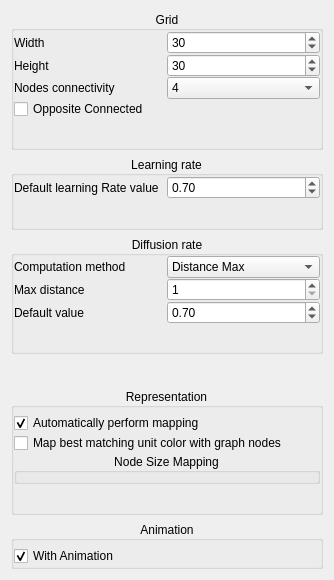
<?xml version="1.0" encoding="UTF-8"?>
<ui version="4.0">
 <class>SOMPropertiesWidget</class>
 <widget class="QWidget" name="SOMPropertiesWidget">
  <property name="geometry">
   <rect>
    <x>0</x>
    <y>0</y>
    <width>334</width>
    <height>580</height>
   </rect>
  </property>
  <property name="windowTitle">
   <string>Form</string>
  </property>
  <layout class="QVBoxLayout" name="verticalLayout_2">
   <item>
    <widget class="QGroupBox" name="GridRepresentationGrouBox">
     <property name="sizePolicy">
      <sizepolicy hsizetype="Expanding" vsizetype="Expanding">
       <horstretch>0</horstretch>
       <verstretch>0</verstretch>
      </sizepolicy>
     </property>
     <property name="title">
      <string>Grid</string>
     </property>
     <property name="alignment">
      <set>Qt::AlignCenter</set>
     </property>
     <layout class="QVBoxLayout" name="verticalLayout">
      <property name="spacing">
       <number>0</number>
      </property>
      <property name="leftMargin">
       <number>0</number>
      </property>
      <property name="topMargin">
       <number>0</number>
      </property>
      <property name="rightMargin">
       <number>0</number>
      </property>
      <property name="bottomMargin">
       <number>0</number>
      </property>
      <item>
       <layout class="QHBoxLayout" name="horizontalLayout_2">
        <item>
         <widget class="QLabel" name="label_2">
          <property name="text">
           <string>Width</string>
          </property>
         </widget>
        </item>
        <item>
         <widget class="QSpinBox" name="gridWidthSpinBox">
          <property name="minimum">
           <number>10</number>
          </property>
          <property name="maximum">
           <number>1000</number>
          </property>
          <property name="value">
           <number>30</number>
          </property>
         </widget>
        </item>
       </layout>
      </item>
      <item>
       <layout class="QHBoxLayout" name="horizontalLayout_3">
        <item>
         <widget class="QLabel" name="label_3">
          <property name="text">
           <string>Height</string>
          </property>
         </widget>
        </item>
        <item>
         <widget class="QSpinBox" name="gridHeightSpinBox">
          <property name="minimum">
           <number>10</number>
          </property>
          <property name="maximum">
           <number>1000</number>
          </property>
          <property name="value">
           <number>30</number>
          </property>
         </widget>
        </item>
       </layout>
      </item>
      <item>
       <layout class="QHBoxLayout" name="horizontalLayout">
        <item>
         <widget class="QLabel" name="label">
          <property name="text">
           <string>Nodes connectivity</string>
          </property>
         </widget>
        </item>
        <item>
         <widget class="QComboBox" name="nodeConnectivityComboBox">
          <item>
           <property name="text">
            <string>4</string>
           </property>
          </item>
          <item>
           <property name="text">
            <string>6</string>
           </property>
          </item>
          <item>
           <property name="text">
            <string>8</string>
           </property>
          </item>
         </widget>
        </item>
       </layout>
      </item>
      <item>
       <widget class="QCheckBox" name="opposedConnectedCheckBox">
        <property name="text">
         <string>Opposite Connected</string>
        </property>
       </widget>
      </item>
      <item>
       <spacer name="verticalSpacer">
        <property name="orientation">
         <enum>Qt::Vertical</enum>
        </property>
        <property name="sizeHint" stdset="0">
         <size>
          <width>20</width>
          <height>40</height>
         </size>
        </property>
       </spacer>
      </item>
     </layout>
    </widget>
   </item>
   <item>
    <widget class="QGroupBox" name="learningRatePropertiesGroupBox">
     <property name="sizePolicy">
      <sizepolicy hsizetype="Expanding" vsizetype="Expanding">
       <horstretch>0</horstretch>
       <verstretch>0</verstretch>
      </sizepolicy>
     </property>
     <property name="title">
      <string>Learning rate</string>
     </property>
     <property name="alignment">
      <set>Qt::AlignCenter</set>
     </property>
     <layout class="QVBoxLayout" name="verticalLayout_3">
      <property name="spacing">
       <number>0</number>
      </property>
      <property name="leftMargin">
       <number>0</number>
      </property>
      <property name="topMargin">
       <number>0</number>
      </property>
      <property name="rightMargin">
       <number>0</number>
      </property>
      <property name="bottomMargin">
       <number>0</number>
      </property>
      <item>
       <layout class="QHBoxLayout" name="horizontalLayout_4">
        <item>
         <widget class="QLabel" name="label_4">
          <property name="text">
           <string>Default learning Rate value</string>
          </property>
         </widget>
        </item>
        <item>
         <widget class="QDoubleSpinBox" name="baseLearningRateSpinBox">
          <property name="maximum">
           <double>1.000000000000000</double>
          </property>
          <property name="singleStep">
           <double>0.010000000000000</double>
          </property>
          <property name="value">
           <double>0.700000000000000</double>
          </property>
         </widget>
        </item>
       </layout>
      </item>
      <item>
       <spacer name="verticalSpacer_2">
        <property name="orientation">
         <enum>Qt::Vertical</enum>
        </property>
        <property name="sizeHint" stdset="0">
         <size>
          <width>20</width>
          <height>40</height>
         </size>
        </property>
       </spacer>
      </item>
     </layout>
    </widget>
   </item>
   <item>
    <widget class="QGroupBox" name="diffusionRatePropertiesGroupBox">
     <property name="sizePolicy">
      <sizepolicy hsizetype="Expanding" vsizetype="Expanding">
       <horstretch>0</horstretch>
       <verstretch>0</verstretch>
      </sizepolicy>
     </property>
     <property name="title">
      <string>Diffusion rate</string>
     </property>
     <property name="alignment">
      <set>Qt::AlignCenter</set>
     </property>
     <layout class="QVBoxLayout" name="verticalLayout_4">
      <property name="spacing">
       <number>0</number>
      </property>
      <property name="leftMargin">
       <number>0</number>
      </property>
      <property name="topMargin">
       <number>0</number>
      </property>
      <property name="rightMargin">
       <number>0</number>
      </property>
      <property name="bottomMargin">
       <number>0</number>
      </property>
      <item>
       <layout class="QHBoxLayout" name="horizontalLayout_5">
        <item>
         <widget class="QLabel" name="label_5">
          <property name="text">
           <string>Computation method</string>
          </property>
         </widget>
        </item>
        <item>
         <widget class="QComboBox" name="diffusionRateComputationMethodComboBox">
          <item>
           <property name="text">
            <string>Distance Max</string>
           </property>
          </item>
          <item>
           <property name="text">
            <string>Gaussian</string>
           </property>
          </item>
         </widget>
        </item>
       </layout>
      </item>
      <item>
       <layout class="QHBoxLayout" name="horizontalLayout_7">
        <item>
         <widget class="QLabel" name="label_7">
          <property name="text">
           <string>Max distance</string>
          </property>
         </widget>
        </item>
        <item>
         <widget class="QSpinBox" name="maxDistanceSpinBox">
          <property name="minimum">
           <number>1</number>
          </property>
         </widget>
        </item>
       </layout>
      </item>
      <item>
       <layout class="QHBoxLayout" name="horizontalLayout_6">
        <item>
         <widget class="QLabel" name="label_6">
          <property name="text">
           <string>Default value</string>
          </property>
         </widget>
        </item>
        <item>
         <widget class="QDoubleSpinBox" name="baseDiffusionRateSpinBox">
          <property name="maximum">
           <double>1.000000000000000</double>
          </property>
          <property name="singleStep">
           <double>0.010000000000000</double>
          </property>
          <property name="value">
           <double>0.700000000000000</double>
          </property>
         </widget>
        </item>
       </layout>
      </item>
      <item>
       <spacer name="verticalSpacer_6">
        <property name="orientation">
         <enum>Qt::Vertical</enum>
        </property>
        <property name="sizeHint" stdset="0">
         <size>
          <width>20</width>
          <height>40</height>
         </size>
        </property>
       </spacer>
      </item>
     </layout>
    </widget>
   </item>
   <item>
    <spacer name="verticalSpacer_3">
     <property name="orientation">
      <enum>Qt::Vertical</enum>
     </property>
     <property name="sizeHint" stdset="0">
      <size>
       <width>20</width>
       <height>40</height>
      </size>
     </property>
    </spacer>
   </item>
   <item>
    <widget class="QGroupBox" name="representationGroupBox">
     <property name="sizePolicy">
      <sizepolicy hsizetype="Preferred" vsizetype="Expanding">
       <horstretch>0</horstretch>
       <verstretch>0</verstretch>
      </sizepolicy>
     </property>
     <property name="title">
      <string>Representation</string>
     </property>
     <property name="alignment">
      <set>Qt::AlignCenter</set>
     </property>
     <layout class="QVBoxLayout" name="verticalLayout_5">
      <property name="spacing">
       <number>0</number>
      </property>
      <property name="leftMargin">
       <number>0</number>
      </property>
      <property name="topMargin">
       <number>5</number>
      </property>
      <property name="rightMargin">
       <number>0</number>
      </property>
      <property name="bottomMargin">
       <number>0</number>
      </property>
      <item>
       <widget class="QCheckBox" name="autoMappingCheckBox">
        <property name="text">
         <string>Automatically perform mapping</string>
        </property>
        <property name="checked">
         <bool>true</bool>
        </property>
       </widget>
      </item>
      <item>
       <widget class="QCheckBox" name="colorLinkCheckBox">
        <property name="text">
         <string>Map best matching unit color with graph nodes</string>
        </property>
        <property name="checked">
         <bool>false</bool>
        </property>
       </widget>
      </item>
      <item>
       <widget class="QGroupBox" name="nodeSizeMappingGroupBox">
        <property name="title">
         <string>Node Size Mapping</string>
        </property>
        <property name="alignment">
         <set>Qt::AlignCenter</set>
        </property>
       </widget>
      </item>
      <item>
       <spacer name="verticalSpacer_4">
        <property name="orientation">
         <enum>Qt::Vertical</enum>
        </property>
        <property name="sizeHint" stdset="0">
         <size>
          <width>20</width>
          <height>40</height>
         </size>
        </property>
       </spacer>
      </item>
     </layout>
    </widget>
   </item>
   <item>
    <widget class="QGroupBox" name="animationGroupBox">
     <property name="title">
      <string>Animation</string>
     </property>
     <property name="alignment">
      <set>Qt::AlignCenter</set>
     </property>
     <layout class="QVBoxLayout" name="verticalLayout_6">
      <property name="spacing">
       <number>0</number>
      </property>
      <property name="leftMargin">
       <number>0</number>
      </property>
      <property name="topMargin">
       <number>5</number>
      </property>
      <property name="rightMargin">
       <number>0</number>
      </property>
      <property name="bottomMargin">
       <number>0</number>
      </property>
      <item>
       <widget class="QCheckBox" name="animationCheckBox">
        <property name="text">
         <string>With Animation</string>
        </property>
        <property name="checked">
         <bool>true</bool>
        </property>
       </widget>
      </item>
     </layout>
    </widget>
   </item>
  </layout>
 </widget>
 <resources/>
</ui>
